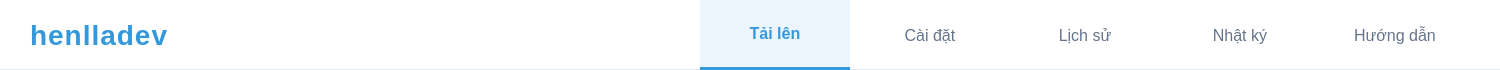
<?xml version="1.0" encoding="UTF-8"?>
<ui version="4.0">
 <class>Header</class>
 <widget class="QWidget" name="Header">
  <property name="geometry">
   <rect>
    <x>0</x>
    <y>0</y>
    <width>1500</width>
    <height>70</height>
   </rect>
  </property>
  <property name="minimumSize">
   <size>
    <width>0</width>
    <height>70</height>
   </size>
  </property>
  <property name="maximumSize">
   <size>
    <width>16777215</width>
    <height>70</height>
   </size>
  </property>
  <property name="windowTitle">
   <string>Header</string>
  </property>
  <property name="styleSheet">
   <string notr="true">QWidget#Header {
 background-color: #FFFFFF !important;
  border-bottom: 1px solid #E2E8F0;
}

QLabel#logoLabel {
    font-size: 28px;
    font-weight: bold;
    color: #3498DB;
    background-color: transparent;
    letter-spacing: 1px;
    text-transform: uppercase;
}

QTabWidget::pane {
    border: none;
    background-color: transparent;
    margin-top: -1px;
}

QTabBar::tab {
    background-color: transparent;
    color: #64748B;
    padding: 20px;
    font-size: 16px;
    border: none;
    min-width: 100px;
}

QTabBar::tab:selected {
    color: #3498DB;
    border-bottom: 3px solid #3498DB;
    background-color: transparent;
    font-weight: bold;
}

QTabBar::tab:hover:!selected {
    color: #3498DB;
}

QTabWidget::tab-bar {
    alignment: left;
}</string>
  </property>
  <layout class="QHBoxLayout" name="horizontalLayout">
   <property name="leftMargin">
    <number>30</number>
   </property>
   <property name="topMargin">
    <number>0</number>
   </property>
   <property name="rightMargin">
    <number>30</number>
   </property>
   <property name="bottomMargin">
    <number>0</number>
   </property>
   <item>
    <widget class="QLabel" name="logoLabel">
     <property name="text">
      <string>henlladev</string>
     </property>
    </widget>
   </item>
   <item>
    <spacer name="horizontalSpacer">
     <property name="orientation">
      <enum>Horizontal</enum>
     </property>
     <property name="sizeHint" stdset="0">
      <size>
       <width>70</width>
       <height>70</height>
      </size>
     </property>
    </spacer>
   </item>
   <item>
    <widget class="QWidget" name="tabsContainer" native="true">
     <property name="styleSheet">
      <string notr="true">QPushButton {
    background-color: transparent;
    color: #64748B;
    border: none;
    border-radius: 0px;
    padding: 10px 20px;
    font-size: 16px;
    text-align: center;
}

QPushButton:hover {
    color: #3498DB;
    background-color: #EBF5FB;
}

QPushButton:checked {
    color: #3498DB;
    border-bottom: 3px solid #3498DB;
    background-color: #EBF5FB;
    font-weight: bold;
}</string>
     </property>
     <layout class="QHBoxLayout" name="tabsLayout">
      <property name="spacing">
       <number>5</number>
      </property>
      <property name="leftMargin">
       <number>0</number>
      </property>
      <property name="topMargin">
       <number>0</number>
      </property>
      <property name="rightMargin">
       <number>0</number>
      </property>
      <property name="bottomMargin">
       <number>0</number>
      </property>
      <item>
       <widget class="QPushButton" name="uploadTabButton">
        <property name="minimumSize">
         <size>
          <width>150</width>
          <height>70</height>
         </size>
        </property>
        <property name="styleSheet">
         <string notr="true"/>
        </property>
        <property name="text">
         <string>Tải lên</string>
        </property>
        <property name="checkable">
         <bool>true</bool>
        </property>
        <property name="checked">
         <bool>true</bool>
        </property>
       </widget>
      </item>
      <item>
       <widget class="QPushButton" name="settingsTabButton">
        <property name="minimumSize">
         <size>
          <width>150</width>
          <height>70</height>
         </size>
        </property>
        <property name="styleSheet">
         <string notr="true"/>
        </property>
        <property name="text">
         <string>Cài đặt</string>
        </property>
        <property name="checkable">
         <bool>true</bool>
        </property>
       </widget>
      </item>
      <item>
       <widget class="QPushButton" name="historyTabButton">
        <property name="minimumSize">
         <size>
          <width>150</width>
          <height>70</height>
         </size>
        </property>
        <property name="styleSheet">
         <string notr="true"/>
        </property>
        <property name="text">
         <string>Lịch sử</string>
        </property>
        <property name="checkable">
         <bool>true</bool>
        </property>
       </widget>
      </item>
      <item>
       <widget class="QPushButton" name="journalTabButton">
        <property name="minimumSize">
         <size>
          <width>150</width>
          <height>70</height>
         </size>
        </property>
        <property name="styleSheet">
         <string notr="true"/>
        </property>
        <property name="text">
         <string>Nhật ký</string>
        </property>
        <property name="checkable">
         <bool>true</bool>
        </property>
       </widget>
      </item>
      <item>
       <widget class="QPushButton" name="helpTabButton">
        <property name="minimumSize">
         <size>
          <width>150</width>
          <height>70</height>
         </size>
        </property>
        <property name="styleSheet">
         <string notr="true"/>
        </property>
        <property name="text">
         <string>Hướng dẫn</string>
        </property>
        <property name="checkable">
         <bool>true</bool>
        </property>
       </widget>
      </item>
     </layout>
    </widget>
   </item>
  </layout>
 </widget>
 <resources/>
 <connections/>
</ui>
